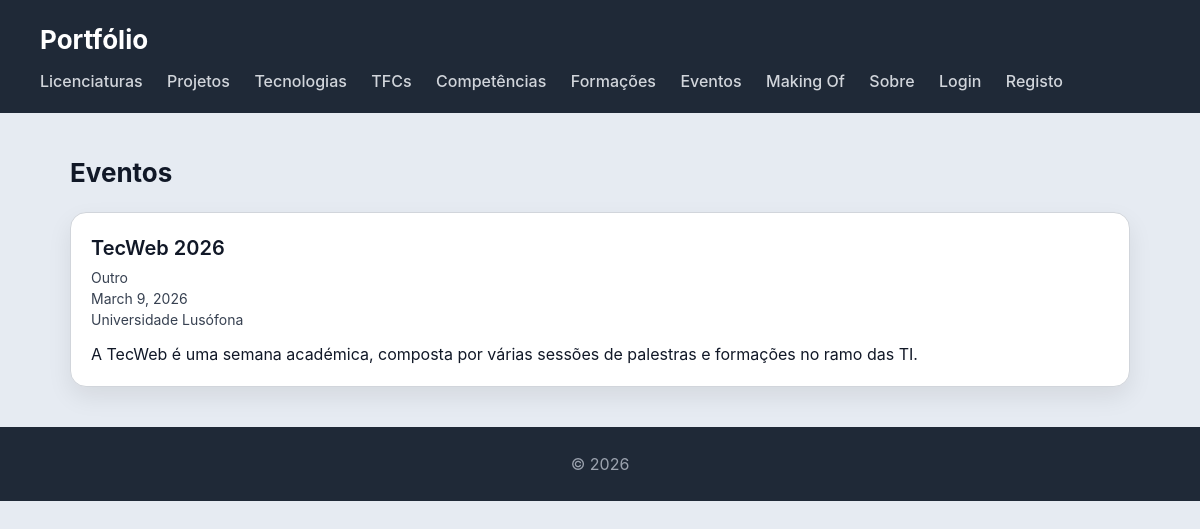
The page /portfolio/eventos/ on the database its author committed.
### portfolio/models.py (models this page shows, shortened)
class Evento(models.Model):
    TIPO_CHOICES = [
        ('conferencia', 'Conferência'),
        ('workshop', 'Workshop'),
        ('seminario', 'Seminário'),
        ('outro', 'Outro'),
    ]
    nome = models.CharField(max_length=200)
    tipo = models.CharField(max_length=50, choices=TIPO_CHOICES)
    descricao = models.TextField(blank=True)
    local = models.CharField(max_length=200, blank=True)
    data = models.DateField()
    link = models.URLField(blank=True)
    imagem = models.ImageField(upload_to='eventos/', blank=True, null=True)
    certificado = models.FileField(upload_to='eventos/certificados/', blank=True, null=True)
    class Meta:
        ordering = ['-data']

### portfolio/views.py (the view)
# urls.py: path('eventos/', views.eventos_view, name='eventos'),
def eventos_view(request):
    eventos = Evento.objects.all()
    return render(request, 'portfolio/eventos.html', {'eventos': eventos})

### portfolio/templates/portfolio/eventos.html
{% extends "portfolio/base.html" %}
{% block content %}
<h2>Eventos</h2>
<section>
  {% for evento in eventos %}
  <article>
    <header>
      <h3>{{ evento.nome }}</h3>
      <p>{{ evento.get_tipo_display }}</p>
      <p>{{ evento.data }}</p>
      {% if evento.local %}<p>{{ evento.local }}</p>{% endif %}
    </header>
    {% if evento.descricao %}
    <section>
      <p>{{ evento.descricao }}</p>
    </section>
    {% endif %}
  </article>
  {% endfor %}
</section>
{% endblock %}

### escola/static/escola/styles.css (style rules this page uses)
* { box-sizing: border-box; margin: 0; padding: 0; }
body { font-family: "Inter", "Segoe UI", system-ui, -apple-system, sans-serif; background: #e6ebf2; color: #111827; line-height: 1.5; }
h2 { margin-bottom: 20px; font-size: 26px; }
section > article { background: white; padding: 20px; border-radius: 16px; border: 1px solid #d1d5db; box-shadow: 0 10px 25px rgba(0,0,0,0.08); transition: all 0.25s ease; margin-bottom: 20px; }
article > header { margin-bottom: 12px; }
article > header > h3 { font-size: 20px; font-weight: 600; margin-bottom: 4px; }
article > header > p { font-size: 14px; color: #374151; }
article > section { margin-top: 10px; }

### rows shown on the page
Evento: nome "TecWeb 2026", tipo "Outro", data "March 9, 2026", local "Universidade Lusófona", descricao "A TecWeb é uma semana académica, composta por várias sessões de palestras e formações no ramo das TI."
